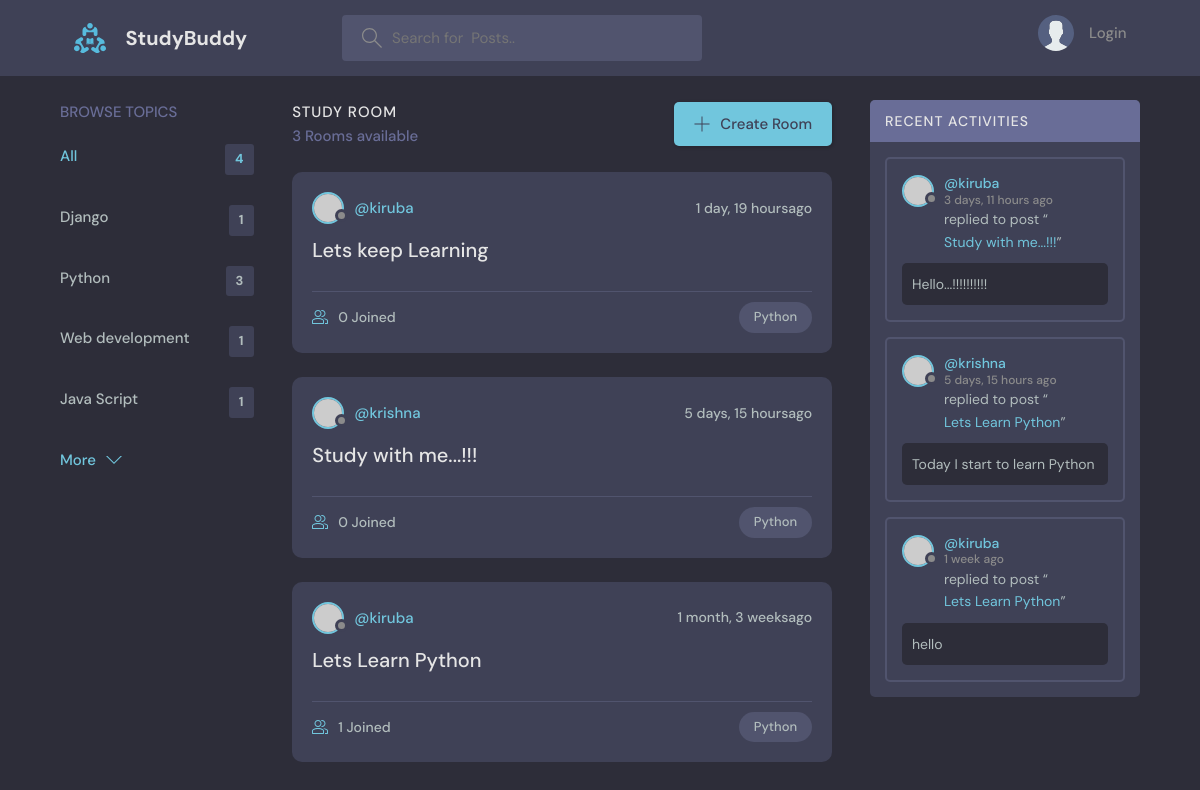
The page /home/?q=Python on the database its author committed.
### secondapp/models.py (models this page shows, shortened)
class Topic(models.Model):
    topic=models.CharField(max_length=201)

class Room(models.Model):
    host=models.ForeignKey(User,on_delete=models.SET_NULL,null=True)
    topic=models.ForeignKey(Topic,on_delete=models.SET_NULL,null=True)
    name=models.CharField(max_length=200)
    participants=models.ManyToManyField(User,related_name='participants',blank=True)
    description=models.TextField(null=True, blank=True)
    updated=models.DateTimeField(auto_now=True)#actively updated when submit
    created=models.DateTimeField(auto_now_add=True) #added once created
    class Meta:
        ordering=['-updated','-created']
    def __str__(self):
        return str(self.name)

class Messages(models.Model):
    user=models.ForeignKey(User,on_delete=models.CASCADE)
    room=models.ForeignKey(Room,on_delete=models.CASCADE)#on_Delete says that if the Room delete then all the child also deleted
    body=models.TextField()
    updated=models.DateTimeField(auto_now=True)#actively updated when submit
    created=models.DateTimeField(auto_now_add=True) #added once created
    class Meta:
        ordering=['-updated','-created']

### secondapp/views.py (the view)
# urls.py: 2. Add a URL to urlpatterns:  path('', views.home, name='home')
def home(request):
    q=request.GET.get('q') if request.GET.get('q') !=None else ''
    rooms=Room.objects.filter(
        Q(topic__topic__icontains=q)|
        Q(name__icontains=q)|
        Q(description__icontains=q)
        )
    room_count=rooms.count()
    topics=Topic.objects.all()
    room_messages=Messages.objects.filter(Q(room__topic__topic__icontains=q))
    context={'rooms':rooms,'topics':topics,'room_count':room_count,'room_messages':room_messages}
    return render(request,'secondapp/home.html',context)

### secondapp/templates/secondapp/home.html (shortened to what this page needs)
{% extends 'main.html' %}
{% block content %}
    <main class="layout layout--3">
      <div class="container">
        {% include 'secondapp/topic_components.html' %}
        <div class="roomList">
          <div class="roomList__header">
            <div>
              <h2>Study Room</h2>
              <p>{{room_count}} Rooms available</p>
            </div>
            <a class="btn btn--main" href="{% url 'create-room' %}">
              <svg version="1.1" xmlns="http://www.w3.org/2000/svg" width="32" height="32" viewBox="0 0 32 32">
                <title>add</title>
                <path
                  d="M16.943 0.943h-1.885v14.115h-14.115v1.885h14.115v14.115h1.885v-14.115h14.115v-1.885h-14.115v-14.115z"
                ></path>
              </svg>
              Create Room
            </a>
          </div>
          {% include 'secondapp/feed_components.html' %}
        </div>
        {% include 'secondapp/activity_components.html' %}
      </div>
    </main>
    {% endblock %}

### secondapp/templates/secondapp/topic_components.html
<div class="topics">
    <div class="topics__header">
      <h2>Browse Topics</h2>
    </div>
    <ul class="topics__list">
      <li>
        <a href="{% url 'home' %}" class="active">All <span>{{topics.count}}</span></a>
      </li>
      {% for topic in topics %}
      <li>
        <a href="{% url 'home' %}?q={{topic.topic}}">{{topic.topic}} <span>{{topic.room_set.all.count}}</span></a>
      </li>
      {% endfor %}
    </ul>
    <a class="btn btn--link" href="#">
      More
      <svg version="1.1" xmlns="http://www.w3.org/2000/svg" width="32" height="32" viewBox="0 0 32 32">
        <title>chevron-down</title>
        <path d="M16 21l-13-13h-3l16 16 16-16h-3l-13 13z"></path>
      </svg>
    </a>
  </div>

### secondapp/templates/secondapp/feed_components.html (shortened to what this page needs)
{% for name in rooms %}
<div class="roomListRoom">
    <div class="roomListRoom__header">
      <a href="{url 'user-profile' name.host.id%}" class="roomListRoom__author">
        <div class="avatar avatar--small">
          <img src="https://randomuser.me/api/portraits/women/11.jpg" />
        </div>
        <span>@{{name.host.username}}</span>
      </a>
      <div class="roomListRoom__actions">
        <span>{{name.created|timesince}}ago</span>
      </div>
    </div>
    <div class="roomListRoom__content">
      <a href="/room/{{name.id}}">{{name.name}}</a>
    </div>
    <div class="roomListRoom__meta">
      <a href="/room/{{name.id}}" class="roomListRoom__joined">
        {{name.participants.all.count}} Joined
      </a>
      <p class="roomListRoom__topic">{{name.topic.topic}}</p>
    </div>
  </div>
  {% endfor %}

### secondapp/templates/secondapp/activity_components.html (shortened to what this page needs)
<div class="activities">
    <div class="activities__header">
      <h2>Recent Activities</h2>
    </div>
    {% for message in room_messages %}
    <div class="activities__box">
      <div class="activities__boxHeader roomListRoom__header">
        <a href="{% url 'user-profile' message.user.id %}" class="roomListRoom__author">
          <div class="avatar avatar--small">
            <img src="https://randomuser.me/api/portraits/women/11.jpg" />
          </div>
          <p>
            @{{message.user}}
            <span>{{message.created|timesince}} ago</span>
          </p>
        </a>
      </div>
      <div class="activities__boxContent">
        <p>replied to post “<a href="{% url 'room' message.room.id %}">{{message.room}}</a>”</p>
        <div class="activities__boxRoomContent">
          {{message.body}}
        </div>
      </div>
    </div>
    {% endfor %}
</div>

### rows shown on the page
Topic: topic "Django", room_set.all.count "1"
Topic: topic "Python", room_set.all.count "3"
Topic: topic "Web development", room_set.all.count "1"
Topic: topic "Java Script", room_set.all.count "1"
Room: host.username "kiruba", created "1 day, 19 hours", name "Lets keep Learning", participants.all.count "0", topic.topic "Python"
Room: host.username "krishna", created "5 days, 15 hours", name "Study with me...!!!", participants.all.count "0", topic.topic "Python"
Room: host.username "kiruba", created "1 month, 3 weeks", name "Lets Learn Python", participants.all.count "1", topic.topic "Python"
Messages: user "kiruba", created "3 days, 11 hours", room "Study with me...!!!", body "Hello...!!!!!!!!!!"
Messages: user "krishna", created "5 days, 15 hours", room "Lets Learn Python", body "Today I start to learn Python"
Messages: user "kiruba", created "1 week", room "Lets Learn Python", body "hello"

### other values the page prints
{{ topics.count }} "4"
{{ room_count }} "3"
